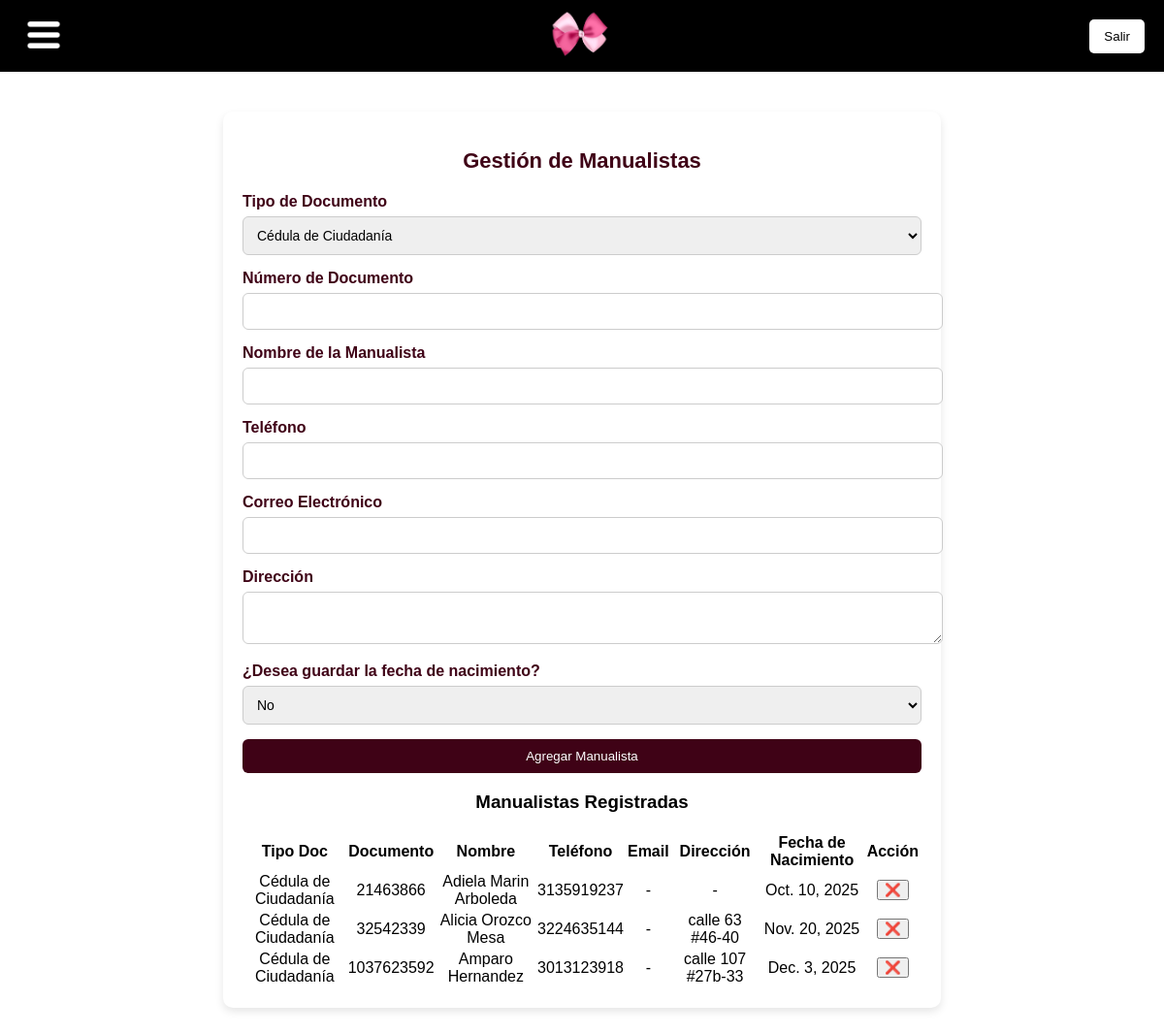
The page /manualistas/ on the database its author committed.
### app_alejandra/models.py (models this page shows, shortened)
class Manualista(models.Model):
    TIPOS_DOCUMENTO = [
        ('CC', 'Cédula de Ciudadanía'),
        ('NIT', 'Número de Identificación Tributaria'),
        ('CE', 'Cédula de Extranjería'),
        ('PAS', 'Pasaporte'),
    ]
    tipo_documento = models.CharField(max_length=3, choices=TIPOS_DOCUMENTO, default='CC')
    documento = models.CharField(max_length=50, unique=True)
    nombre = models.CharField(max_length=200, unique=True)
    telefono = models.CharField(max_length=15, blank=True, null=True)
    email = models.EmailField(blank=True, null=True)
    direccion = models.TextField(blank=True, null=True)
    fecha_nacimiento = models.DateField(blank=True, null=True)  # Campo opcional

### app_alejandra/views.py (the view, shortened to what this page needs)
# urls.py: path('manualistas/', views.manualista_view, name='manualistas'),
def manualista_view(request):
    manualistas = Manualista.objects.all()
    return render(request, 'manualistas.html', {'manualistas': manualistas})

### app_alejandra/templates/manualistas.html (shortened to what this page needs)
{% extends "base.html" %}
{% block content %}
<div class="form-container">
    <h2>Gestión de Manualistas</h2>
    <form method="POST">
        <div class="form-group">
            <label for="tipo_documento">Tipo de Documento</label>
            <select name="tipo_documento" required>
                <option value="CC">Cédula de Ciudadanía</option>
            </select>
        </div>
        <div class="form-group">
            <label for="documento">Número de Documento</label>
            <input type="text" name="documento" required>
        </div>
        <div class="form-group">
            <label for="nombre">Nombre de la Manualista</label>
            <input type="text" name="nombre" required>
        </div>
        <div class="form-group">
            <label for="telefono">Teléfono</label>
            <input type="text" name="telefono">
        </div>
        <div class="form-group">
            <label for="email">Correo Electrónico</label>
            <input type="email" name="email">
        </div>
        <div class="form-group">
            <label for="direccion">Dirección</label>
            <textarea name="direccion"></textarea>
        </div>
        <div class="form-group">
            <label for="guardar_fecha">¿Desea guardar la fecha de nacimiento?</label>
            <select id="guardar_fecha" onchange="toggleFechaNacimiento()">
                <option value="no">No</option>
            </select>
        </div>
        <div class="form-group">
            <button type="submit">Agregar Manualista</button>
        </div>
    </form>
    <h3>Manualistas Registradas</h3>
    <table>
        <thead>
            <tr>
                <th>Tipo Doc</th>
                <th>Documento</th>
                <th>Nombre</th>
                <th>Teléfono</th>
                <th>Email</th>
                <th>Dirección</th>
                <th>Fecha de Nacimiento</th>
                <th>Acción</th>
            </tr>
        </thead>
        <tbody>
            {% for manualista in manualistas %}
            <tr>
                <td>{{ manualista.get_tipo_documento_display }}</td>
                <td>{{ manualista.documento }}</td>
                <td>{{ manualista.nombre }}</td>
                <td>{{ manualista.telefono|default:"-" }}</td>
                <td>{{ manualista.email|default:"-" }}</td>
                <td>{{ manualista.direccion|default:"-" }}</td>
                <td>{{ manualista.fecha_nacimiento|default:"No registrada" }}</td>
                <td>
                    <form method="POST" action="{% url 'eliminar_manualista' manualista.id %}">
                        <button type="submit" class="delete-btn">❌</button>
                    </form>
                </td>
            </tr>
            {% endfor %}
        </tbody>
    </table>
</div>
{% endblock %}

### app_alejandra/templates/manualistas.html (style rules this page uses)
.form-container { max-width: 700px; margin: 20px auto; padding: 20px; background-color: white; border-radius: 10px; box-shadow: 0 4px 8px rgba(0, 0, 0, 0.1); text-align: center; }
.form-container h2 { color: #3F0216; font-size: 22px; margin-bottom: 20px; }
.form-group { margin-bottom: 15px; text-align: left; }
.form-group label { font-weight: bold; color: #3F0216; display: block; margin-bottom: 6px; }
.form-group input, .form-group select, .form-group textarea { width: 100%; padding: 10px; font-size: 14px; border: 1px solid #ccc; border-radius: 6px; }
.form-group button { background-color: #3F0216; color: white; border: none; border-radius: 6px; padding: 10px 20px; cursor: pointer; transition: background-color 0.3s ease; width: 100%; }

### rows shown on the page
Manualista: tipo_documento "Cédula de Ciudadanía", documento "21463866", nombre "Adiela Marin Arboleda", telefono "3135919237", email "-", direccion "-", fecha_nacimiento "Oct. 10, 2025"
Manualista: tipo_documento "Cédula de Ciudadanía", documento "32542339", nombre "Alicia Orozco Mesa", telefono "3224635144", email "-", direccion "calle 63 #46-40", fecha_nacimiento "Nov. 20, 2025"
Manualista: tipo_documento "Cédula de Ciudadanía", documento "1037623592", nombre "Amparo Hernandez", telefono "3013123918", email "-", direccion "calle 107 #27b-33", fecha_nacimiento "Dec. 3, 2025"
